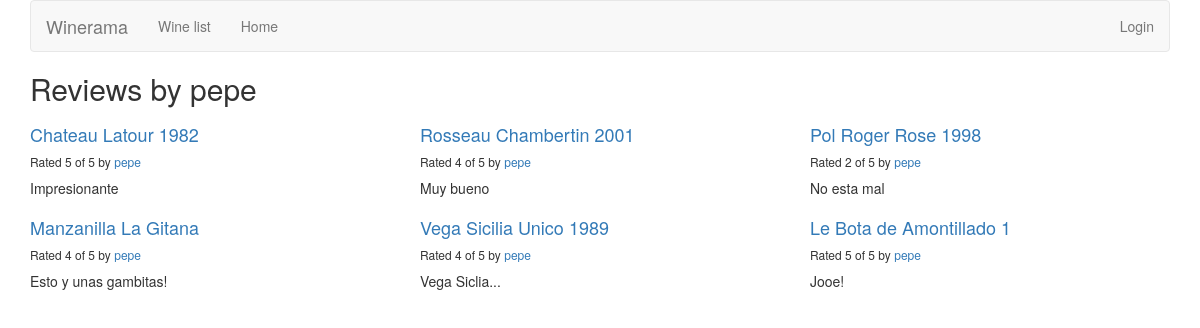
/reviews/review/user/pepe/, run on the app's committed database.
### reviews/models.py (models this page shows, shortened)
class Review(models.Model):
    RATING_CHOICES=(
        (1,'1'),
        (2,'2'),
        (3,'3'),
        (4,'4'),
        (5,'5'),
    )
    wine=models.ForeignKey(Wine) #tells Django each "Review" is related to a single "Wine"
    pub_date=models.DateTimeField('date published')
    user_name=models.CharField(max_length=100)
    comment=models.CharField(max_length=200)
    rating=models.IntegerField(choices=RATING_CHOICES)

class Wine(models.Model):
    name=models.CharField(max_length=200)

### reviews/views.py (the view)
# urls.py: url(r'^review/user/(?P<username>\w+)/$',views.user_review_list,name='user_review_list'),
def user_review_list(request,username=None):
    if not username:
        username=request.user.username
    latest_review_list=Review.objects.filter(user_name=username).order_by('-pub_date')
    context={'latest_review_list':latest_review_list,'username':username}
    return render(request,'reviews/user_review_list.html',context)

### reviews/templates/reviews/user_review_list.html
{% extends 'reviews/review_list.html' %}
{% block title %}
<h2>Reviews by {{ username }}</h2>
{% endblock %}

### reviews/templates/reviews/review_list.html (shortened to what this page needs)
{% extends 'base.html' %}
{% block content %}
{% if latest_review_list %}
<div class="row">
    {% for review in latest_review_list %}
    <div class="col-xs-6 col-lg-4">
        <h4><a href="{% url 'reviews:review_detail' review.id %}">
        {{ review.wine.name }}
        </a></h4>
        <h6>Rated {{ review.rating }} of 5 by <a href="{% url 'reviews:user_review_list' review.user_name %}">{{ review.user_name }}</a></h6>
        <p>{{ review.comment }}</p>
    </div>
    {% endfor %}
</div>
{% else %}
<p>No reviews are available.</p>
{% endif %}
{% endblock %}

### data on the page
Review: wine.name "Chateau Latour 1982", rating "5", user_name "pepe", comment "Impresionante"
Review: wine.name "Rosseau Chambertin 2001", rating "4", user_name "pepe", comment "Muy bueno"
Review: wine.name "Pol Roger Rose 1998", rating "2", user_name "pepe", comment "No esta mal"
Review: wine.name "Manzanilla La Gitana", rating "4", user_name "pepe", comment "Esto y unas gambitas!"
Review: wine.name "Vega Sicilia Unico 1989", rating "4", user_name "pepe", comment "Vega Siclia..."
Review: wine.name "Le Bota de Amontillado 1", rating "5", user_name "pepe", comment "Jooe!"

### other printed values
{{ username }} "pepe"
